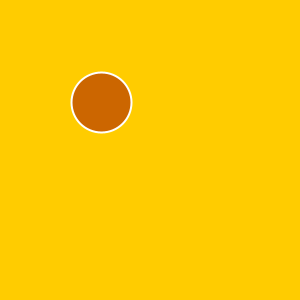
Frame 1 (no input)
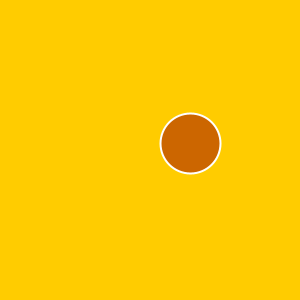
Frame 60 (the mouse pressed at the canvas centre just before this capture)
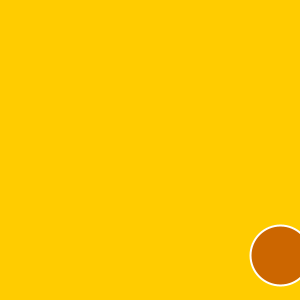
Frame 120 (the mouse held since frame 60 and released just before this capture)

The Processing sketch that drew these frames (run headless with seeded random() and noise(); from frame 60 on, the mouse is pressed at the canvas centre):

// Processing sketch: Hello_processing
// ── Hello_processing.pde
PVector location;
PVector velocity;
PVector gravity;


void setup(){
  size(300, 300);
  background(255, 204, 0);
  location=new PVector(100,100);
  velocity=new PVector(1.5,2.1);
  gravity=new PVector(0,0.2);
}
void draw(){
  println("Hello World");
  background(255, 204, 0);
  location.add(velocity);
  velocity.add(gravity);
  
  if (location.x < 0 || location.x > width){
    velocity.x*=-1;
  }
  if (location.y>height){
    velocity.y=velocity.y*-0.95;
    location.y=height;
  }
stroke(255);
strokeWeight(2);
fill(204, 102, 0);
ellipse(location.x,location.y,60,60);

}
